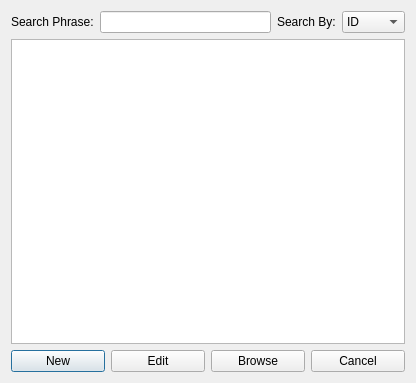
<?xml version="1.0" encoding="UTF-8"?>
<ui version="4.0">
 <class>SearchWindow</class>
 <widget class="QDialog" name="SearchWindow">
  <property name="geometry">
   <rect>
    <x>0</x>
    <y>0</y>
    <width>416</width>
    <height>383</height>
   </rect>
  </property>
  <property name="windowTitle">
   <string>Dialog</string>
  </property>
  <layout class="QVBoxLayout" name="verticalLayout">
   <item>
    <layout class="QHBoxLayout" name="horizontalLayout">
     <item>
      <widget class="QLabel" name="label">
       <property name="text">
        <string>Search Phrase:</string>
       </property>
      </widget>
     </item>
     <item>
      <widget class="QLineEdit" name="searchPhrase_lineEdit">
       <property name="clearButtonEnabled">
        <bool>false</bool>
       </property>
      </widget>
     </item>
     <item>
      <widget class="QLabel" name="label_2">
       <property name="text">
        <string>Search By:</string>
       </property>
      </widget>
     </item>
     <item>
      <widget class="QComboBox" name="comboBox">
       <item>
        <property name="text">
         <string>ID</string>
        </property>
       </item>
       <item>
        <property name="text">
         <string>Name</string>
        </property>
       </item>
       <item>
        <property name="text">
         <string>Alias</string>
        </property>
       </item>
      </widget>
     </item>
    </layout>
   </item>
   <item>
    <widget class="QTableView" name="conductor_tableView"/>
   </item>
   <item>
    <layout class="QHBoxLayout" name="horizontalLayout_2">
     <item>
      <widget class="QPushButton" name="new_pushButton">
       <property name="text">
        <string>New</string>
       </property>
      </widget>
     </item>
     <item>
      <widget class="QPushButton" name="edit_pushButton">
       <property name="text">
        <string>Edit</string>
       </property>
      </widget>
     </item>
     <item>
      <widget class="QPushButton" name="browse_pushButton">
       <property name="text">
        <string>Browse</string>
       </property>
      </widget>
     </item>
     <item>
      <widget class="QPushButton" name="cancel_pushButton">
       <property name="text">
        <string>Cancel</string>
       </property>
      </widget>
     </item>
    </layout>
   </item>
  </layout>
 </widget>
 <resources/>
 <connections/>
</ui>
